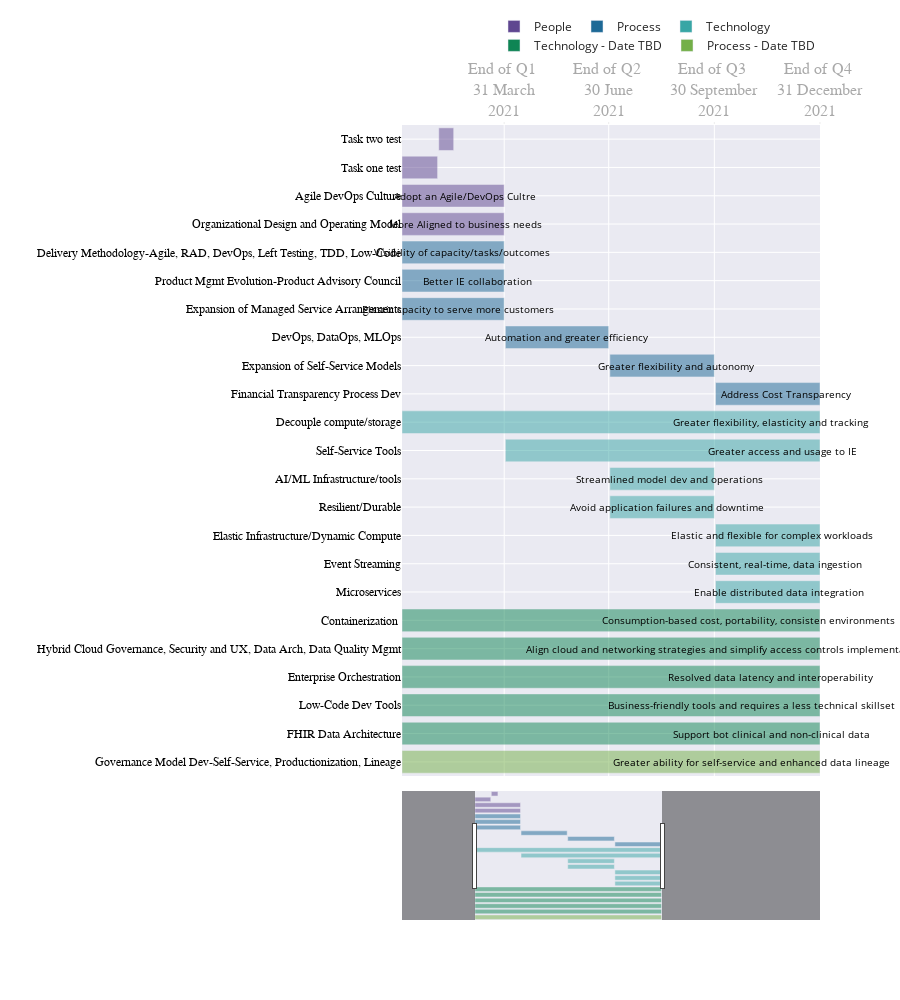

Write notebook code for a chart like this one.
### Code cell
import pandas as pd
import plotly.express as px
import plotly.figure_factory as ff

df = pd.read_csv('bcbsm_gantt.csv',encoding='latin1')
df['Start'] = df['Start'].astype('datetime64')
df['Finish'] = df['Finish'].astype('datetime64')
# print(df.dtypes)
# print(df.head())

colors = {'Technology' : 'rgb(30,144,255)'
          , 'Technology - Date TBD' : 'rgb(211,211,211)'
          , 'People' : 'rgb(95,158,160)'
          , 'Process' : 'rgb(0,0,128)'
          , 'Process - Date TBD' : 'rgb(211,211,210)'}

['ggplot2', 'seaborn', 'simple_white', 'plotly',
'plotly_white', 'plotly_dark', 'presentation', 'xgridoff',
'ygridoff', 'gridon', 'none']
#         ,ticktext=["Q1", "Q2", "Q3", "Q4"]
#         ,tickformat="Q%q %Y \n %b"        
#         ,tickvals = pd.date_range('2021-01-01', '2021-12-31', freq='Q')
#         ,tickformat="Q%q %Y \n %b \n"
#         ,nticks=4
#         ,tickformat = 'End of Q%q <br> %d %B <br>%Y'

fig = px.timeline(df
                  , x_start="Start"
                  , x_end="Finish"
                  , y="Task"
#                   , facet_col="Dimension"
#                   , facet_col_wrap=40
#                   , facet_col_spacing=.99
#                   , color_discrete_sequence=['green']*len(df)
                  , color_discrete_sequence=px.colors.qualitative.Prism
                  , category_orders={"Task": ['Agile DevOps Culture','Organizational Design and Operating Model',
                                     'Delivery Methodology-Agile, RAD, DevOps, Left Testing, TDD, Low-Code',
                                     'Product Mgmt Evolution-Product Advisory Council','Expansion of Managed Service Arrangements',
                                     'DevOps, DataOps, MLOps','Expansion of Self-Service Models','Financial Transparency Process Dev','Decouple compute/storage',
                                     'Self-Service Tools','AI/ML Infrastructure/tools','Resilient/Durable',
                                     'Elastic Infrastructure/Dynamic Compute','Event Streaming','Microservices','Containerization ',
                                     'Hybrid Cloud Governance, Security and UX, Data Arch, Data Quality Mgmt',
                                     'Enterprise Orchestration','Low-Code Dev Tools','FHIR Data Architecture',
                                     'Governance Model Dev-Self-Service, Productionization, Lineage']}
                  , opacity=.5
                  , range_x=None
                  , range_y=None
                  , template='seaborn'
                  , height=1000
                  , color='Dimension'
#                   , color=colors
                 )

fig.update_layout(
#     title ="<b>IE 3.0 Gantt Chart 2021</b>"
    xaxis_range=[df.Start.min(), df.Finish.max()]
    ,xaxis = dict(
        showgrid=True
        ,rangeslider_visible=True
        ,side ="top"
        ,tickmode = 'array'
#         ,ticktext=["Q1", "Q2", "Q3", "Q4"]
        ,tickvals = pd.date_range('2021-01-01', '2021-12-31', freq='Q')
        ,tickformat = 'End of Q%q <br> %d %B <br>%Y'
        ,ticks="outside"
        ,tickson="boundaries"
        ,tickwidth=.1
#         ,ticklabelmode='period'
        ,layer='below traces'
        ,ticklen=2
        ,tickfont=dict(
            family='Old Standard TT, serif',
            size=16,
            color='darkgray'))
    ,yaxis = dict(
        title= ""
        ,automargin=True
        ,ticklen=3
        ,showgrid=True
        ,showticklabels=True
        ,tickfont=dict(
            family='Old Standard TT, serif',
            size=12,
            color='black'))
    ,legend=dict(
        orientation="h",
        yanchor="bottom",
        y=1.1,
        title="",
        xanchor="right",
        x=1)
)

#annotations
agile_result = "Adopt an Agile/DevOps Cultre"
org_design = "More Aligned to business needs"
delivery_method = "Visibility of capacity/tasks/outcomes"
prod_mgmt = "Better IE collaboration"
expansion = "Elastic cpacity to serve more customers"
devops = "Automation and greater efficiency"
expand_self_serve= "Greater flexibility and autonomy"
financial = "Address Cost Transparency"
decouple = "Greater flexibility, elasticity and tracking"
self_service = "Greater access and usage to IE"
ai_ml = "Streamlined model dev and operations"
resilient = "Avoid application failures and downtime"
elastic = "Elastic and flexible for complex workloads"
event_streaming = "Consistent, real-time, data ingestion"
microservices = "Enable distributed data integration"
containerization = "Consumption-based cost, portability, consisten environments"
hybrid = "Align cloud and networking strategies and simplify access controls implementation"
enterprise_orch = "Resolved data latency and interoperability"
low_code = "Business-friendly tools and requires a less technical skillset"
fhir = "Support bot clinical and non-clinical data"
governance = "Greater ability for self-service and enhanced data lineage"
fig['layout']['annotations'] += tuple([dict(x='2021-02-25',y=20,text=agile_result, showarrow=False, font=dict(color='black', size=10))])
fig['layout']['annotations'] += tuple([dict(x='2021-02-25',y=19,text=org_design, showarrow=False, font=dict(color='black', size=10))])
fig['layout']['annotations'] += tuple([dict(x='2021-02-22',y=18,text=delivery_method, showarrow=False, font=dict(color='black', size=10))])
fig['layout']['annotations'] += tuple([dict(x='2021-03-08',y=17,text=prod_mgmt, showarrow=False, font=dict(color='black', size=10))])
fig['layout']['annotations'] += tuple([dict(x='2021-02-19',y=16,text=expansion, showarrow=False, font=dict(color='black', size=10))])
fig['layout']['annotations'] += tuple([dict(x='2021-05-25',y=15,text=devops, showarrow=False, font=dict(color='black', size=10))])
fig['layout']['annotations'] += tuple([dict(x='2021-08-28',y=14,text=expand_self_serve, showarrow=False, font=dict(color='black', size=10))])
fig['layout']['annotations'] += tuple([dict(x='2021-12-02',y=13,text=financial, showarrow=False, font=dict(color='black', size=10))])
fig['layout']['annotations'] += tuple([dict(x='2021-11-18',y=12,text=decouple, showarrow=False, font=dict(color='black', size=10))])
fig['layout']['annotations'] += tuple([dict(x='2021-11-28',y=11,text=self_service, showarrow=False, font=dict(color='black', size=10))])
fig['layout']['annotations'] += tuple([dict(x='2021-08-22',y=10,text=ai_ml, showarrow=False, font=dict(color='black', size=10))])
fig['layout']['annotations'] += tuple([dict(x='2021-08-20',y=9,text=resilient, showarrow=False, font=dict(color='black', size=10))])
fig['layout']['annotations'] += tuple([dict(x='2021-11-19',y=8,text=elastic, showarrow=False, font=dict(color='black', size=10))])
fig['layout']['annotations'] += tuple([dict(x='2021-11-22',y=7,text=event_streaming, showarrow=False, font=dict(color='black', size=10))])
fig['layout']['annotations'] += tuple([dict(x='2021-11-25',y=6,text=microservices, showarrow=False, font=dict(color='black', size=10))])
fig['layout']['annotations'] += tuple([dict(x='2021-10-30',y=5,text=containerization, showarrow=False, font=dict(color='black', size=10))])
fig['layout']['annotations'] += tuple([dict(x='2021-10-09',y=4,text=hybrid, showarrow=False, font=dict(color='black', size=10))])
fig['layout']['annotations'] += tuple([dict(x='2021-11-18',y=3,text=enterprise_orch, showarrow=False, font=dict(color='black', size=10))])
fig['layout']['annotations'] += tuple([dict(x='2021-11-01',y=2,text=low_code, showarrow=False, font=dict(color='black', size=10))])
fig['layout']['annotations'] += tuple([dict(x='2021-11-19',y=1,text=fhir, showarrow=False, font=dict(color='black', size=10))])
fig['layout']['annotations'] += tuple([dict(x='2021-11-01',y=0,text=governance, showarrow=False, font=dict(color='black', size=10))])

fig.show()

### Figure 1 — Plotly figure (JSON) as saved in the notebook; plotly's stock layout.template omitted (floating-point values rounded to 4 significant figures)
{"data": [{"alignmentgroup": "True", "base": ["2021-01-01T00:00:00", "2021-01-01T00:00:00", "2021-02-02T00:00:00", "2021-01-01T00:00:00"], "hovertemplate": "Dimension=People<br>Start=%{base}<br>Finish=%{x}<br>Task=%{y}<extra></extra>", "legendgroup": "People", "marker": {"color": "rgb(95, 70, 144)", "opacity": 0.5}, "name": "People", "offsetgroup": "People", "orientation": "h", "showlegend": true, "textposition": "auto", "type": "bar", "x": [7689600000, 2678400000, 1123200000, 7689600000], "xaxis": "x", "y": ["Agile DevOps Culture", "Task one test", "Task two test", "Organizational Design and Operating Model"], "yaxis": "y"}, {"alignmentgroup": "True", "base": ["2021-01-01T00:00:00", "2021-01-01T00:00:00", "2021-01-01T00:00:00", "2021-04-01T00:00:00", "2021-07-01T00:00:00", "2021-10-01T00:00:00"], "hovertemplate": "Dimension=Process<br>Start=%{base}<br>Finish=%{x}<br>Task=%{y}<extra></extra>", "legendgroup": "Process", "marker": {"color": "rgb(29, 105, 150)", "opacity": 0.5}, "name": "Process", "offsetgroup": "Process", "orientation": "h", "showlegend": true, "textposition": "auto", "type": "bar", "x": [7689600000, 7689600000, 7689600000, 7776000000, 7862400000, 7862400000], "xaxis": "x", "y": ["Delivery Methodology-Agile, RAD, DevOps, Left Testing, TDD, Low-Code", "Product Mgmt Evolution-Product Advisory Council", "Expansion of Managed Service Arrangements", "DevOps, DataOps, MLOps", "Expansion of Self-Service Models", "Financial Transparency Process Dev"], "yaxis": "y"}, {"alignmentgroup": "True", "base": ["2021-01-01T00:00:00", "2021-04-01T00:00:00", "2021-07-01T00:00:00", "2021-07-01T00:00:00", "2021-10-01T00:00:00", "2021-10-01T00:00:00", "2021-10-01T00:00:00"], "hovertemplate": "Dimension=Technology<br>Start=%{base}<br>Finish=%{x}<br>Task=%{y}<extra></extra>", "legendgroup": "Technology", "marker": {"color": "rgb(56, 166, 165)", "opacity": 0.5}, "name": "Technology", "offsetgroup": "Technology", "orientation": "h", "showlegend": true, "textposition": "auto", "type": "bar", "x": [31449600000, 23673600000, 7862400000, 7862400000, 7862400000, 7862400000, 7862400000], "xaxis": "x", "y": ["Decouple compute/storage", "Self-Service Tools", "AI/ML Infrastructure/tools", "Resilient/Durable", "Elastic Infrastructure/Dynamic Compute", "Event Streaming", "Microservices"], "yaxis": "y"}, {"alignmentgroup": "True", "base": ["2021-01-01T00:00:00", "2021-01-01T00:00:00", "2021-01-01T00:00:00", "2021-01-01T00:00:00", "2021-01-01T00:00:00"], "hovertemplate": "Dimension=Technology - Date TBD<br>Start=%{base}<br>Finish=%{x}<br>Task=%{y}<extra></extra>", "legendgroup": "Technology - Date TBD", "marker": {"color": "rgb(15, 133, 84)", "opacity": 0.5}, "name": "Technology - Date TBD", "offsetgroup": "Technology - Date TBD", "orientation": "h", "showlegend": true, "textposition": "auto", "type": "bar", "x": [31449600000, 31449600000, 31449600000, 31449600000, 31449600000], "xaxis": "x", "y": ["Containerization ", "Hybrid Cloud Governance, Security and UX, Data Arch, Data Quality Mgmt", "Enterprise Orchestration", "Low-Code Dev Tools", "FHIR Data Architecture"], "yaxis": "y"}, {"alignmentgroup": "True", "base": ["2021-01-01T00:00:00"], "hovertemplate": "Dimension=Process - Date TBD<br>Start=%{base}<br>Finish=%{x}<br>Task=%{y}<extra></extra>", "legendgroup": "Process - Date TBD", "marker": {"color": "rgb(115, 175, 72)", "opacity": 0.5}, "name": "Process - Date TBD", "offsetgroup": "Process - Date TBD", "orientation": "h", "showlegend": true, "textposition": "auto", "type": "bar", "x": [31449600000], "xaxis": "x", "y": ["Governance Model Dev-Self-Service, Productionization, Lineage"], "yaxis": "y"}], "layout": {"annotations": [{"font": {"color": "black", "size": 10}, "showarrow": false, "text": "Adopt an Agile/DevOps Cultre", "x": "2021-02-25", "y": 20}, {"font": {"color": "black", "size": 10}, "showarrow": false, "text": "More Aligned to business needs", "x": "2021-02-25", "y": 19}, {"font": {"color": "black", "size": 10}, "showarrow": false, "text": "Visibility of capacity/tasks/outcomes", "x": "2021-02-22", "y": 18}, {"font": {"color": "black", "size": 10}, "showarrow": false, "text": "Better IE collaboration", "x": "2021-03-08", "y": 17}, {"font": {"color": "black", "size": 10}, "showarrow": false, "text": "Elastic cpacity to serve more customers", "x": "2021-02-19", "y": 16}, {"font": {"color": "black", "size": 10}, "showarrow": false, "text": "Automation and greater efficiency", "x": "2021-05-25", "y": 15}, {"font": {"color": "black", "size": 10}, "showarrow": false, "text": "Greater flexibility and autonomy", "x": "2021-08-28", "y": 14}, {"font": {"color": "black", "size": 10}, "showarrow": false, "text": "Address Cost Transparency", "x": "2021-12-02", "y": 13}, {"font": {"color": "black", "size": 10}, "showarrow": false, "text": "Greater flexibility, elasticity and tracking", "x": "2021-11-18", "y": 12}, {"font": {"color": "black", "size": 10}, "showarrow": false, "text": "Greater access and usage to IE", "x": "2021-11-28", "y": 11}, {"font": {"color": "black", "size": 10}, "showarrow": false, "text": "Streamlined model dev and operations", "x": "2021-08-22", "y": 10}, {"font": {"color": "black", "size": 10}, "showarrow": false, "text": "Avoid application failures and downtime", "x": "2021-08-20", "y": 9}, {"font": {"color": "black", "size": 10}, "showarrow": false, "text": "Elastic and flexible for complex workloads", "x": "2021-11-19", "y": 8}, {"font": {"color": "black", "size": 10}, "showarrow": false, "text": "Consistent, real-time, data ingestion", "x": "2021-11-22", "y": 7}, {"font": {"color": "black", "size": 10}, "showarrow": false, "text": "Enable distributed data integration", "x": "2021-11-25", "y": 6}, {"font": {"color": "black", "size": 10}, "showarrow": false, "text": "Consumption-based cost, portability, consisten environments", "x": "2021-10-30", "y": 5}, {"font": {"color": "black", "size": 10}, "showarrow": false, "text": "Align cloud and networking strategies and simplify access controls implementation", "x": "2021-10-09", "y": 4}, {"font": {"color": "black", "size": 10}, "showarrow": false, "text": "Resolved data latency and interoperability", "x": "2021-11-18", "y": 3}, {"font": {"color": "black", "size": 10}, "showarrow": false, "text": "Business-friendly tools and requires a less technical skillset", "x": "2021-11-01", "y": 2}, {"font": {"color": "black", "size": 10}, "showarrow": false, "text": "Support bot clinical and non-clinical data", "x": "2021-11-19", "y": 1}, {"font": {"color": "black", "size": 10}, "showarrow": false, "text": "Greater ability for self-service and enhanced data lineage", "x": "2021-11-01", "y": 0}], "barmode": "overlay", "height": 1000, "legend": {"orientation": "h", "title": {"text": ""}, "tracegroupgap": 0, "x": 1, "xanchor": "right", "y": 1.1, "yanchor": "bottom"}, "margin": {"t": 60}, "xaxis": {"anchor": "y", "domain": [0, 1], "layer": "below traces", "range": ["2021-01-01T00:00:00", "2021-12-31T00:00:00"], "rangeslider": {"visible": true}, "showgrid": true, "side": "top", "tickfont": {"color": "darkgray", "family": "Old Standard TT, serif", "size": 16}, "tickformat": "End of Q%q <br> %d %B <br>%Y", "ticklen": 2, "tickmode": "array", "ticks": "outside", "tickson": "boundaries", "tickvals": ["2021-03-31T00:00:00", "2021-06-30T00:00:00", "2021-09-30T00:00:00", "2021-12-31T00:00:00"], "tickwidth": 0.1, "type": "date"}, "yaxis": {"anchor": "x", "automargin": true, "categoryarray": ["Governance Model Dev-Self-Service, Productionization, Lineage", "FHIR Data Architecture", "Low-Code Dev Tools", "Enterprise Orchestration", "Hybrid Cloud Governance, Security and UX, Data Arch, Data Quality Mgmt", "Containerization ", "Microservices", "Event Streaming", "Elastic Infrastructure/Dynamic Compute", "Resilient/Durable", "AI/ML Infrastructure/tools", "Self-Service Tools", "Decouple compute/storage", "Financial Transparency Process Dev", "Expansion of Self-Service Models", "DevOps, DataOps, MLOps", "Expansion of Managed Service Arrangements", "Product Mgmt Evolution-Product Advisory Council", "Delivery Methodology-Agile, RAD, DevOps, Left Testing, TDD, Low-Code", "Organizational Design and Operating Model", "Agile DevOps Culture"], "categoryorder": "array", "domain": [0, 1], "showgrid": true, "showticklabels": true, "tickfont": {"color": "black", "family": "Old Standard TT, serif", "size": 12}, "ticklen": 3, "title": {"text": ""}}}}
